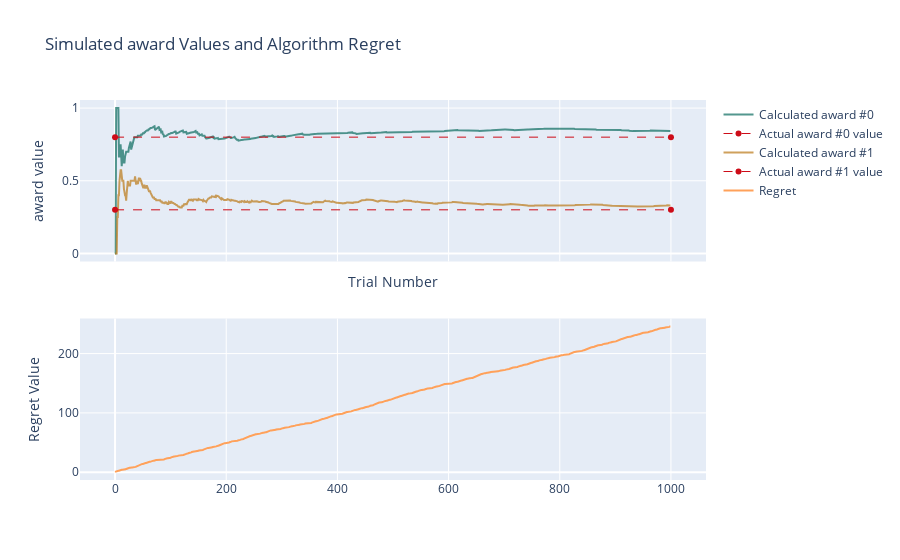

Write notebook code for a chart like this one.
### Code cell
algorithm_performance()

### Figure 1 — Plotly figure (JSON) as saved in the notebook; plotly's stock layout.template omitted (floating-point values rounded to 4 significant figures; data arrays with more than 128 entries replaced by an {"elided": "..."} marker saying what was removed)
{"data": [{"line": {"color": "rgba(10, 108, 94, .7)", "width": 2}, "name": "Calculated award #0", "x": {"elided": "1000 int values"}, "xaxis": "x", "y": {"elided": "1000 float values"}, "yaxis": "y", "type": "scatter"}, {"line": {"color": "rgb(205, 12, 24)", "dash": "dash", "width": 1}, "name": "Actual award #0 value", "x": [0, 1000], "xaxis": "x", "y": [0.8, 0.8], "yaxis": "y", "type": "scatter"}, {"line": {"color": "rgba(187, 121, 24, .7)", "width": 2}, "name": "Calculated award #1", "x": {"elided": "1000 int values"}, "xaxis": "x", "y": {"elided": "1000 float values"}, "yaxis": "y", "type": "scatter"}, {"line": {"color": "rgb(205, 12, 24)", "dash": "dash", "width": 1}, "name": "Actual award #1 value", "x": [0, 1000], "xaxis": "x", "y": [0.3, 0.3], "yaxis": "y", "type": "scatter"}, {"name": "Regret", "x": {"elided": "1000 int values"}, "xaxis": "x2", "y": {"elided": "1000 float values"}, "yaxis": "y2", "type": "scatter"}], "layout": {"title": {"text": "Simulated award Values and Algorithm Regret"}, "xaxis": {"anchor": "y", "domain": [0.0, 1.0], "matches": "x2", "showticklabels": false, "title": {"text": "Trial Number"}}, "yaxis": {"anchor": "x", "domain": [0.575, 1.0], "title": {"text": "award value"}}, "xaxis2": {"anchor": "y2", "domain": [0.0, 1.0]}, "yaxis2": {"anchor": "x2", "domain": [0.0, 0.425], "title": {"text": "Regret Value"}}}}
